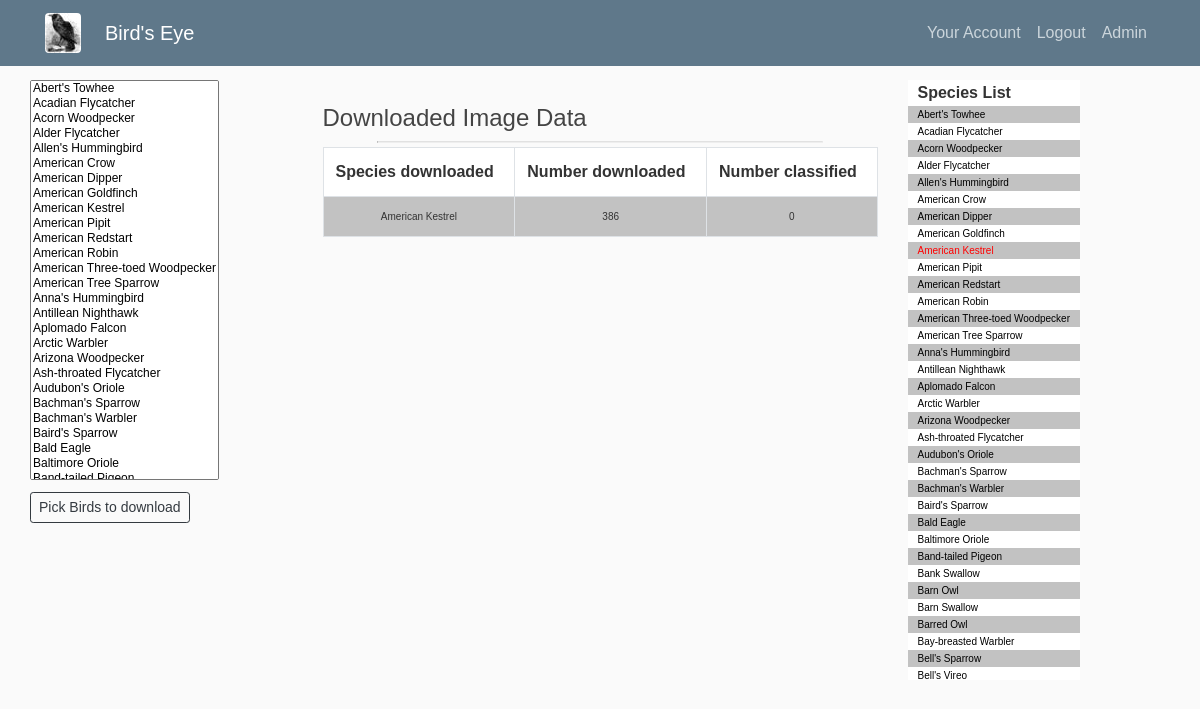
The page /admin (signed in) on the database its author committed.
### classifier/models.py (models this page shows, shortened)
class Bird(db.Model, UserMixin):
    id = db.Column(db.Integer, primary_key=True)
    Name = db.Column(db.String(100), nullable=False)
    Scientific_Name = db.Column(db.String(100))
    Pop_Global = db.Column(db.Integer)
    Pop_US_Canada = db.Column(db.Integer)
    Pop_Canada = db.Column(db.Integer)
    Pop_USA = db.Column(db.Integer)
    Max_NA_Pop = db.Column(db.Integer)
    downloaded = db.Column(db.Boolean, nullable=False, default=False)

### classifier/admin/routes.py (the view)
@admin.route("/admin", methods=["GET", "POST"])
@login_required
def admin_page():
    if current_user.id != 1:
        return redirect(url_for("main.index"))
    method = None
    birds = Bird.query.order_by("Name").all()
    downloaded_birds = Bird.query.filter(Bird.downloaded == 1).all()
    totals = []
    for bird in downloaded_birds:  # each is a bird
        bird_images = Image.query.filter(Image.species == bird.Name).all()
        num_down = len(bird_images)
        classified =len([each for each in bird_images if each.is_classified])
        temp_dict = {'name': bird.Name,
                     "number_downloaded": num_down,
                     "number_classified": classified}
        totals.append(temp_dict)
    num_birds = len(downloaded_birds)
    arg_dic = {"birds": birds,
               "title": "Admin",
               "method": method,
               "num_birds": num_birds,
               "downloaded_birds": downloaded_birds,
               "stats": totals}
    if request.method == 'GET':
        multi_select = request.args.getlist("PickBirds")
        arg_dic['ms'] = multi_select
        for each in multi_select:
            if each in downloaded_birds:
                flash("{} has already been downloaded, pick birds again".format(each.Name))
                return render_template('admin.html', data=arg_dic)
        return render_template("admin.html", data=arg_dic)
    elif request.method == "POST":
        to_download = request.form.getlist("PickBirds")
        method="POST"
        arg_dic['ms'] = to_download
        return render_template('admin.html', data=arg_dic)

### classifier/models.py (called while the page is built)
@login_manager.user_loader
def load_user(user_id):
    return User.query.get(int(user_id))

### classifier/templates/admin.html (shortened to what this page needs)
{% extends "base-template.html" %}
{% block main_content %}
<div class="container-flex">
  <div class="row">
    <div class="col-md-3">
      <form action="" id="get-form" method="POST">
        <div class="mb-2">
          <select class="select-multi article-lg-font" id="PickBirds" multiple name="PickBirds">
            {% for bird in data['birds'] %}
            <option class="" value="{{ bird.Name }}">{{ bird.Name }}</option>
            {% endfor %}
          </select>
        </div>
        {% if data['ms'] %}
        <input class="btn btn-sm btn-outline-dark mb-2" type="submit" value="Pick Birds to download">
        {% else %}
        <input class="btn btn-sm btn-outline-dark mb-2" type="submit" value="Pick Birds to download">
        {% endif %}
      </form>
    </div>
    <div class="col-md-6">
      <div class="mt-4">
        <h4>Downloaded Image Data</h4>
        <hr>
      </div>
      <table class="table table-bordered">
        <tr>
          <th>Species downloaded</th>
          <th>Number downloaded</th>
          <th>Number classified</th>
        </tr>
        {% for stat_dict in data['stats'] %}
        <tr class="sm-table-row">
          <td style="text-align:center">{{ stat_dict['name'] }}</td>
          <td style="text-align:center">{{ stat_dict['number_downloaded'] }}</td>
          <td style="text-align:center">{{ stat_dict['number_classified'] }}</td>
        </tr>
        {% endfor %}
      </table>
    </div>
    <div class="col-md-3">
      <div style="height:600px;overflow:auto;">
        <table>
          <tr>
            <th>Species List</th>
          </tr>
          {% for bird in data['birds'] %}
          <tr class="sm-table-row">
            {% if bird.downloaded %}
            <td style="color:red">{{ bird.Name }}</td>
            {% else %}
            <td style="color:black">{{ bird.Name }}</td>
            {% endif %}
          </tr>
          {% endfor %}
        </table>
      </div>
    </div>
  </div>
</div>
{% endblock %}

### classifier/static/main2.css (style rules this page uses)
body { background: #fafafa; font-family: arial; color: #333333; margin-top: 5rem; }
h1, h2, h3, h4, h5, h6 { color: #444444; }
hr { display: block; width: 80%; margin-left: auto; margin-right: auto; overflow: hidden; border-style: inset; border-width: 1px; margin-bottom:4px; margin-top:2px; color:#ccccc3; }
.article-lg-font { font-size: 14px; }
table { #width:100%; }
th, td { text-align:left; padding-left:10px; padding-right:10px; }
tr:nth-child(even) { background-color:#c2c2c2; }
tr:nth-child(odd) { background-color:hsl(0, 100%, 100%); }
.sm-table-row { font-size:10px; }
.select-multi { font-size:12px; height:400px; }

### rows shown on the page
Bird: name "American Kestrel", number_downloaded "386", number_classified "0", Name "American Kestrel"
Bird: Name "Abert's Towhee"
Bird: Name "Acadian Flycatcher"
Bird: Name "Acorn Woodpecker"
Bird: Name "Alder Flycatcher"
Bird: Name "Allen's Hummingbird"
Bird: Name "American Crow"
Bird: Name "American Dipper"
Bird: Name "American Goldfinch"
Bird: Name "American Pipit"
Bird: Name "American Redstart"
Bird: Name "American Robin"
Bird: Name "American Three-toed Woodpecker"
Bird: Name "American Tree Sparrow"
Bird: Name "Anna's Hummingbird"
Bird: Name "Antillean Nighthawk"
Bird: Name "Aplomado Falcon"
Bird: Name "Arctic Warbler"
Bird: Name "Arizona Woodpecker"
Bird: Name "Ash-throated Flycatcher"
Bird: Name "Audubon's Oriole"
Bird: Name "Bachman's Sparrow"
Bird: Name "Bachman's Warbler"
Bird: Name "Baird's Sparrow"
Bird: Name "Bald Eagle"
Bird: Name "Baltimore Oriole"
Bird: Name "Band-tailed Pigeon"
Bird: Name "Bank Swallow"
Bird: Name "Barn Owl"
Bird: Name "Barn Swallow"
Bird: Name "Barred Owl"
Bird: Name "Bay-breasted Warbler"
Bird: Name "Bell's Sparrow"
Bird: Name "Bell's Vireo"
